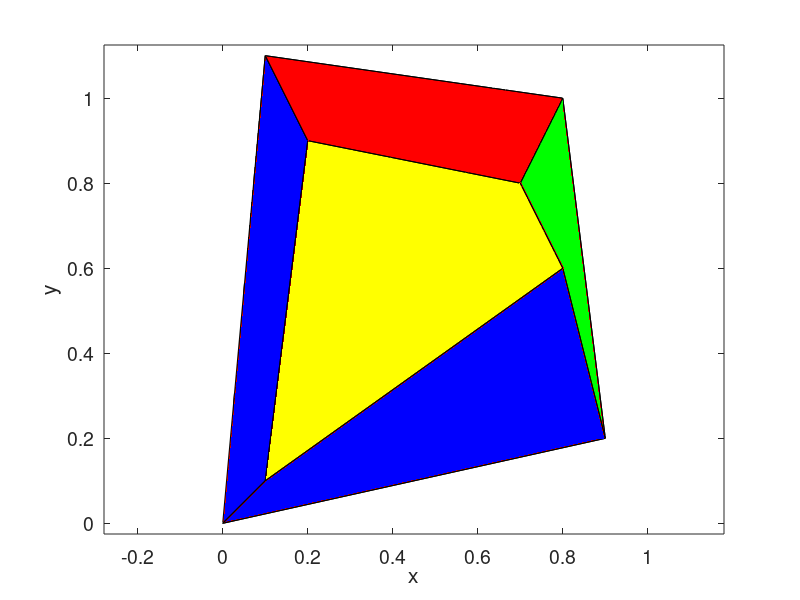

The MATLAB source for this figure:
clear all
close all

%=========================
% generate a brick element
% defined by 8 nodes
%=========================

%===
% prepare
%===

figure(1)
hold on
xlabel('x','fontsize',14)
ylabel('y','fontsize',14)
zlabel('z','fontsize',14)
set(gca,'fontsize',14)
axis('equal')
box on

%-----
% vertex coordinates (typical)
%-----

x(1) = 0.0; y(1)= 0.0; z(1)= 0.00;
x(2) = 0.9; y(2)= 0.2; z(2)= 0.02;
x(3) = 0.1; y(3)= 1.1; z(3)=-0.05;
x(4) = 0.8; y(4)= 1.0; z(4)= 0.02;
x(5) = 0.1; y(5)= 0.1; z(5)= 1.01;
x(6) = 0.8; y(6)= 0.6; z(6)= 1.10;
x(7) = 0.2; y(7)= 0.9; z(7)= 0.90;
x(8) = 0.7; y(8)= 0.8; z(8)= 0.80;

%-----
% face node labels
%-----

s(1,1)=1; s(1,2)=2; s(1,3)=4; s(1,4)=3;
s(2,1)=1; s(2,2)=3; s(2,3)=7; s(2,4)=5;
s(3,1)=6; s(3,2)=5; s(3,3)=7; s(3,4)=8;
s(4,1)=2; s(4,2)=6; s(4,3)=8; s(4,4)=4;
s(5,1)=3; s(5,2)=4; s(5,3)=8; s(5,4)=7;
s(6,1)=2; s(6,2)=6; s(6,3)=5; s(6,4)=1;

%-----
% paint the faces
%-----

for i=1:6
 for j=1:4
  xp(j)=x(s(i,j)); yp(j)=y(s(i,j)); zp(j)=z(s(i,j));
 end
   if(i==1) patch(xp,yp,zp,'r'); end
   if(i==2) patch(xp,yp,zp,'b'); end
   if(i==3) patch(xp,yp,zp,'y'); end
   if(i==4) patch(xp,yp,zp,'g'); end
   if(i==5) patch(xp,yp,zp,'r'); end
   if(i==6) patch(xp,yp,zp,'b'); end
%  plot3(xp,yp,zp); hold on;
end

%-----
% done
%-----
